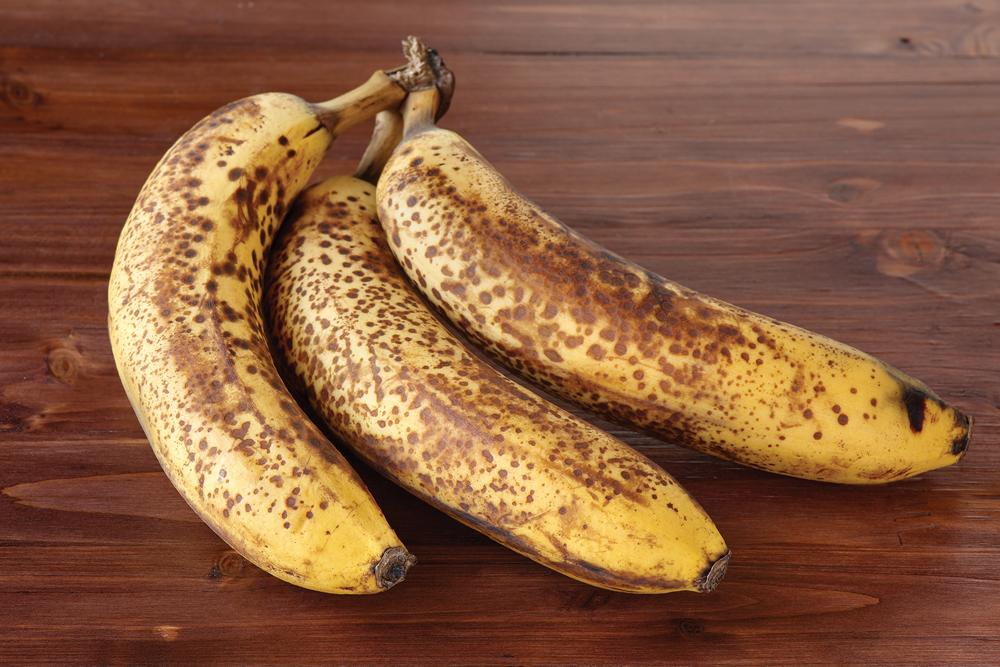
#> input picture azure/banana.jpg, 1000 x 667 px
$ jupyter execute --allow-errors testEndpoint_withpillow.ipynb
#> lines starting #> are read from the running program, lines starting #| are printed output that depends on the picture
[cell 1]
import numpy as np

[cell 2]
import cv2
import json
import requests
img = cv2.imread('banana.jpg')
#> img is the input picture: shape (667, 1000, 3); mean B, G, R 63.3, 93.5, 138.7
input_data = {'data': img.tolist()}
headers = {'Content-Type':'application/json'}
url = 'http://b790f0dc-11c1-41fb-8ccd-7f1f67567d49.westus.azurecontainer.io/score'
#> (the rest of this cell did not finish here and is left out)

[cell 3]
from PIL import Image
pic = Image.open('banana.jpg')
img = np.array(pic.getdata()).reshape(pic.size[0], pic.size[1], 3)
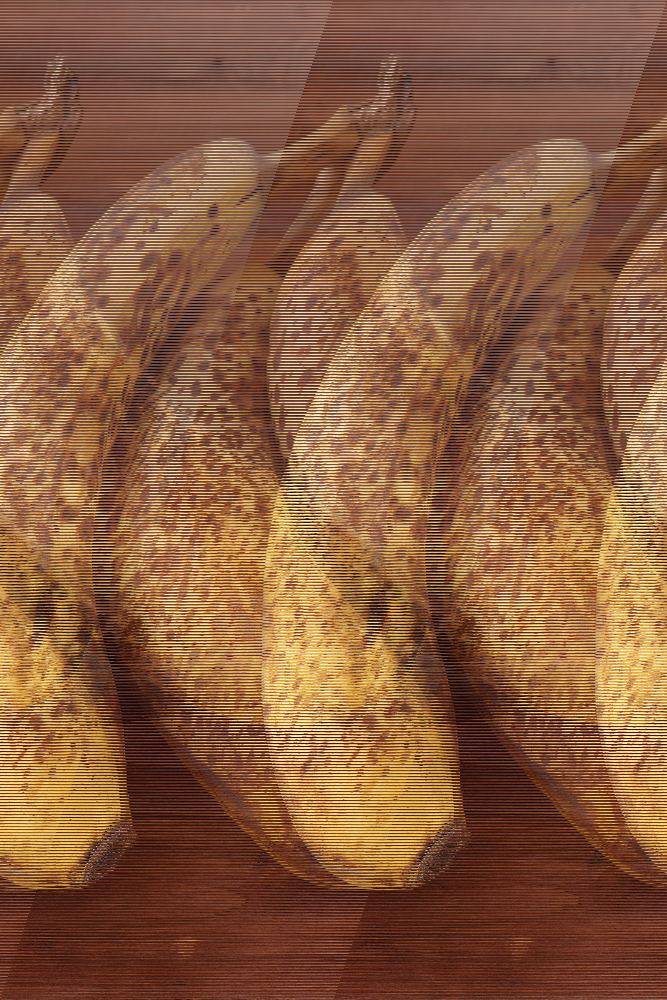
#> img: shape (1000, 667, 3) int64; mean R, G, B 138.7, 93.5, 63.3
